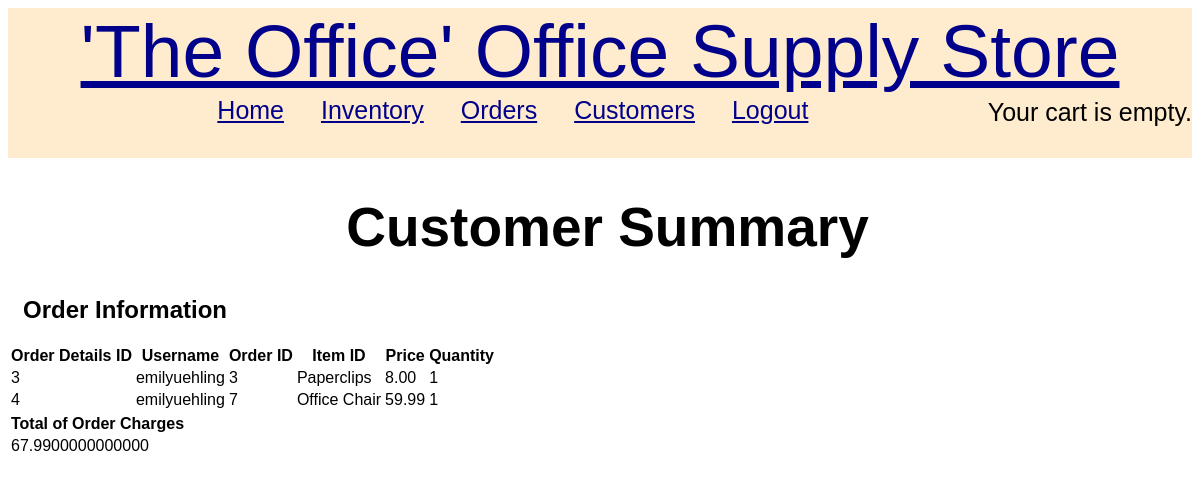
The page /customer/4/summary/ (signed in) on the database its author committed.
### TOOSS/models.py (models this page shows, shortened)
class Order_Detail(models.Model):
    order_detail_id = models.AutoField(primary_key=True)
    user_name = models.ForeignKey(User, on_delete=models.CASCADE, related_name='user')
    order_id = models.ForeignKey(Order, on_delete=models.CASCADE)
    item_id = models.ForeignKey(Inventory, on_delete=models.CASCADE)
    price = models.DecimalField(max_digits=8, decimal_places=2)
    quantity = models.PositiveIntegerField(default=1)

class Order(models.Model):
    order_id = models.AutoField(primary_key=True)
    order_create_date = models.DateTimeField(default=timezone.now)
    order_update_date = models.DateTimeField(default=timezone.now)
    order_paid = models.BooleanField(default=False)
    user_name = models.ForeignKey(User, on_delete=models.CASCADE)
    def __str__(self):
        return str(self.order_id)

class Inventory(models.Model):
    item_id = models.AutoField(primary_key=True)
    item_name = models.CharField(max_length=100, db_index=True)
    item_description = models.CharField(max_length=250)
    item_cost = models.DecimalField(max_digits=6, decimal_places=2)
    item_stock = models.IntegerField()
    image = models.ImageField(upload_to='inventory/%Y/%m/%d', blank=True)
    slug = models.SlugField(max_length=200, db_index=True)
    class Meta:
        ordering = ('item_name',)
        index_together = (('item_id', 'slug'),)
    def __str__(self):
        return self.item_name

### TOOSS/views.py (the view)
# urls.py: path('customer/<int:pk>/summary/', views.summary, name='summary'),
@login_required
def summary(request, pk):
    customer = get_object_or_404(Customer, pk=pk)
    order = Order_Detail.objects.filter(user_name=pk)
    sum_order_charge = \
        Order_Detail.objects.filter(user_name=pk).aggregate(Sum('price'))
    sum = sum_order_charge.get("price__sum")
    if sum== None:
        sum_order_charge = {'price__sum': Decimal('0')}
    return render(request, 'TOOSS/summary.html', {'orders': order,
                                                  'customers': customer,
                                                  'sum_order_charge': sum_order_charge})

### TOOSS/templates/TOOSS/summary.html
{% extends 'TOOSS/base.html' %}
{% block content %}
{% load mathfilters %}
{% load humanize %}
    <div class="row">
      <h1 style="padding-left: 15Px">Customer Summary</h1>
    </div>
    <div class="row">
        <h2 style="padding-left: 15Px">Order Information</h2>
    </div>
    <div class="row">
        <table class="table table-striped table-bordered table-hover">
            <thead>
            <tr class="bg-info">
                <th>Order Details ID</th>
                <th>Username</th>
                <th>Order ID</th>
                <th>Item ID</th>
                <th>Price</th>
                <th>Quantity</th>
            </tr>
            </thead>
            <tbody>
            {% for order in orders %}
                <tr>
                    <td>{{ order.order_detail_id }}</td>
                    <td>{{ order.user_name}}</td>
                    <td>{{ order.order_id}}</td>
                    <td>{{ order.item_id}}</td>
                    <td>{{ order.price }}</td>
                    <td>{{ order.quantity }}</td>
                </tr>
            {% endfor %}
            </tbody>
        </table>
    </div>
        <table class="table table-striped table-bordered table-hover">
            <thead>
                <tr class="bg-info">
                    <th>Total of Order Charges</th>
                </tr>
            </thead>
            <tbody>
                <tr>
                    <td>{{ sum_order_charge.price__sum|intcomma }}</td>
                </tr>
            </tbody>
        </table>
{% endblock %}

### TOOSS/static/css/stylesheet.css (style rules this page uses)
body { font-family:"Comic Sans MS", sans-serif; }
h1 { text-align: center; font-size: 55px; }

### rows shown on the page
Order_Detail: order_detail_id "3", user_name "emilyuehling", order_id "3", item_id "Paperclips", price "8.00", quantity "1"
Order_Detail: order_detail_id "4", user_name "emilyuehling", order_id "7", item_id "Office Chair", price "59.99", quantity "1"

### other values the page prints
{{ sum_order_charge.price__sum|intcomma }} "67.9900000000000"
